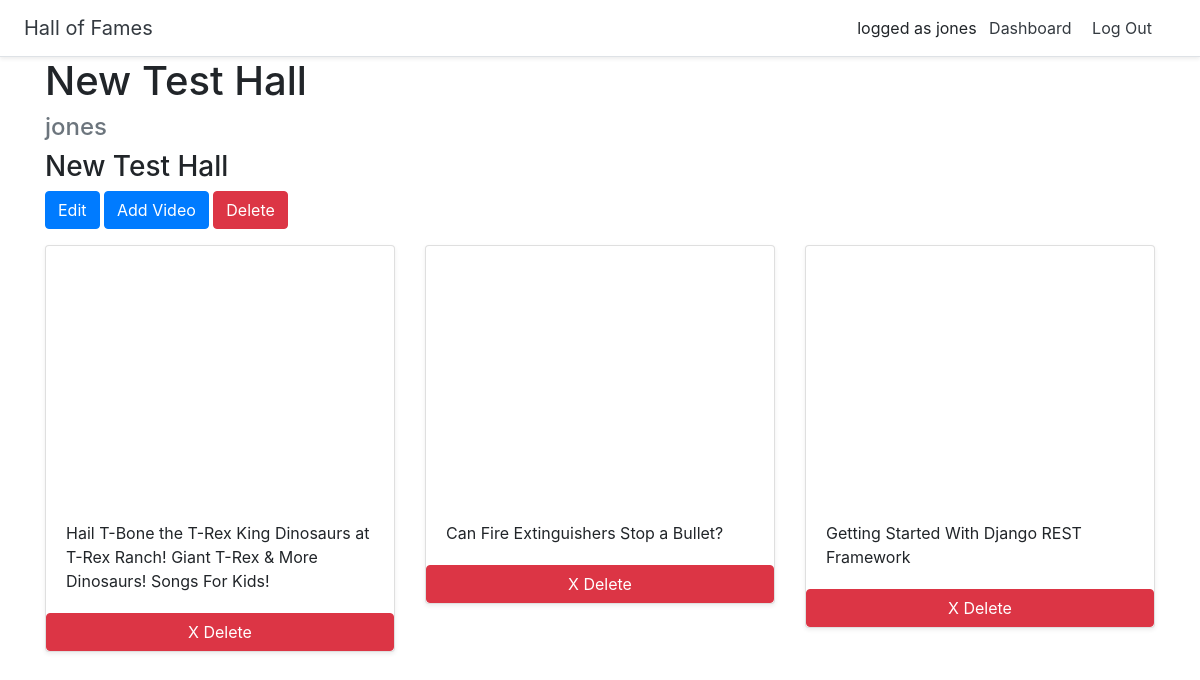
The app's page /hof/6/ (signed in) with its own data.
### halls/models.py (models this page shows, shortened)
class Hall(models.Model):
    title = models.CharField(max_length=255)
    user = models.ForeignKey(User, on_delete = models.CASCADE)

class Video(models.Model):
    title = models.CharField(max_length=255)
    url = models.URLField()
    youtube_id = models.CharField(max_length=255)
    hall = models.ForeignKey(Hall, on_delete=models.CASCADE)

### halls/views.py (the view)
# urls.py: path('hof/<int:pk>/', views.DetailHall.as_view(), name='detail_hall'),
class DetailHall(generic.DetailView):
    model = Hall
    template_name = 'halls/detail_hall.html'

### halls/templates/halls/detail_hall.html
{% extends 'halls/base.html' %}
{% block content %}
<div class="container">
    <h1>{{ hall.title }}</h1>
    <h4 class="text-muted">{{ hall.user.username }}</h4>
    <h3>{{ hall.title }}</h3>
    {% if user.id == hall.user.id %}
    <a href="{% url 'update_hall' hall.id %}" class="btn btn-primary">Edit</a>
    <a href="{% url 'add_video' hall.id %}" class="btn btn-primary">Add Video</a>
    <a href="{% url 'delete_hall' hall.id %}" class="btn btn-danger">Delete</a>
    {% endif %}
     <div class="row">
        {% for video in hall.video_set.all %}
          <div class="col-md-4 mt-3">
            <div class="card mb-4 shadow-sm">
                <iframe width="100%" height="255" src="https://www.youtube.com/embed/{{ video.youtube_id }}" frameborder="0" allow="accelerometer; autoplay; encrypted-media; gyroscope; picture-in-picture" allowfullscreen></iframe>
                <div class="card-body"><p class="card-text">{{ video.title }}</p></div>
                {% if user.id == hall.user.id %}
                <a href="{% url 'delete_video' video.id %}" class="btn btn-danger">X Delete</a>
                {% endif %}
        </div>
          </div>
        {% endfor %}
      </div>
</div>
{% endblock %}

### halls/templates/halls/base.html (shortened to what this page needs)
<!doctype html>
<html lang="en">
    {% load static %}
<head>
  <link rel="stylesheet" href="https://stackpath.bootstrapcdn.com/bootstrap/4.4.1/css/bootstrap.min.css">
  <link href="{% static 'custom.css' %}" rel="stylesheet">
</head>
<body>
  <div class="d-flex flex-column flex-md-row align-items-center p-3 px-md-4 bg-white border-bottom shadow-sm">
    <h5 class="my-0 mr-md-auto font-weight-normal"><a href="{% url 'home' %}" class="text-dark">Hall of Fames</a></h5>
    <nav class="my-2 my-md-0 mr-md-3">
      {% if user.is_authenticated %}
      <span>logged as {{ user.username }}</span>
      <a class="p-2 text-dark" href="{% url 'dashboard' %}">Dashboard</a>
      <a class="p-2 text-dark" href="{% url 'logout' %}">Log Out</a>
      {% else %}
      <a class="p-2 text-dark" href="{% url 'login' %}">Log In</a>
      {% endif %}
    </nav>
  </div>
  {% block content %}
  {% endblock %}
</body>
</html>

### records on screen
Hall: title "New Test Hall", user.username "jones"
Video: title "Hail T-Bone the T-Rex King Dinosaurs at T-Rex Ranch! Giant T-Rex & More Dinosaurs! Songs For Kids!"
Video: title "Can Fire Extinguishers Stop a Bullet?"
Video: title "Getting Started With Django REST Framework"

### other values on screen
{{ user.username }} "jones"
